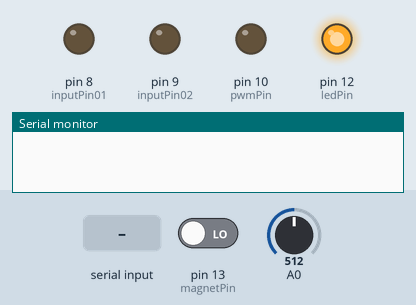
Recording of a sketch running on a simulated Arduino Uno, built with avr-gcc and run on an emulated ATmega328P. Shown: output pins drawn as LEDs (lit = HIGH), the last lines printed to the serial monitor. The test bench sets the inputs (shaded band); at power-on: pin 13 (magnetPin) LOW, A0 = 512.

Above: at 1.2 s.
1.3 s: "r" received over Serial
At 2.1 s:
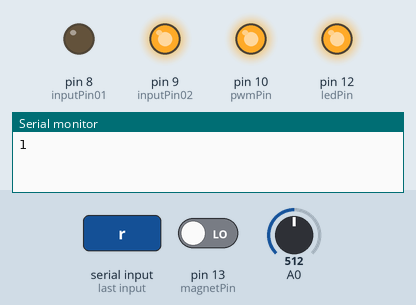
Timing chart, 0 to 4.3 s (numbered marks = the images above; inputs shaded):
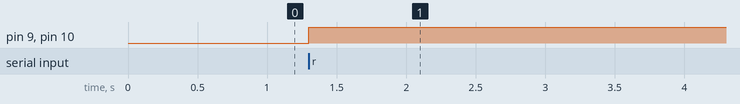

Measured:
- after the input at 1.3 s, pin 9 (inputPin02), pin 10 (pwmPin): LOW → HIGH at once

The sketch:

plarail_plarail.ino
```cpp
const int inputPin01 = 8;
const int inputPin02 = 9;
const int pwmPin = 10;
const int ledPin = 12;
const int magnetPin = 13;

int value;
int value2;
int i = 1;

void setup() {
    Serial.begin(9600);
    pinMode(inputPin01, OUTPUT); // モータ用
    pinMode(inputPin02, OUTPUT); // モータ用
    pinMode(pwmPin, OUTPUT); // モータ速度制御
    pinMode(ledPin, OUTPUT); // LED点灯用
    pinMode(magnetPin, INPUT); // ホールIC用
    digitalWrite(ledPin, true); // 視覚刺激用LEDは常にON
}

void loop() {
  value = analogRead(A0);
  //value2 = digitalRead(magnetPin);
  if (Serial.available() > 0) {
    if (Serial.read() == 'r') {
      while( true ){
        value2 = digitalRead(magnetPin);
        forward(value);
        if (value2 == 0) {
          Serial.print(i);
          i++;
          while (digitalRead(magnetPin) == 0){}
        }
        if (Serial.read() == 'f') {
          finish();
          break;
        }
      }
    }
  }
}

void forward(int value) {
  digitalWrite(inputPin01, LOW); // inputPin01をLOW
  digitalWrite(inputPin02, HIGH); // inputPin02をHIGH
  analogWrite(pwmPin, value);
  delay(80);
  return;
}

void finish(void) { // プラレール停止用関数
    digitalWrite(inputPin01, LOW);
    digitalWrite(inputPin02, LOW);
    return;
}
```
